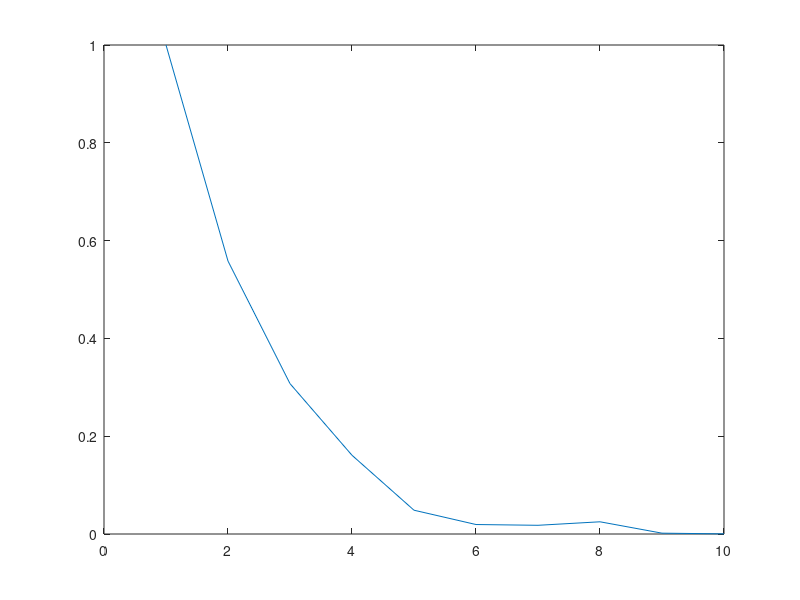

This chart was generated by the following MATLAB code:
numRuns = 100;
theta = 1.0;
lambda = -100;
mu = 10;
Tmax = 0.1;
dt = 0.01;
T = linspace(0,Tmax,Tmax/dt);
X = zeros(numRuns,length(T));
dW = randn(numRuns,length(T));

for i = 1:numRuns
    X_j = 1.0;
    X(i,1) = X_j;
    for j = 2:length(T)
        X_j = (X_j + (1-theta)*lambda*dt*X_j + mu*sqrt(dt)*X_j*dW(i,j) + 0.5*mu*mu*dt*X_j*(dW(i,j)*dW(i,j) - 1))/(1-theta*lambda*dt);
        X(i,j) = X_j;
    end
end

plot(mean(X))
